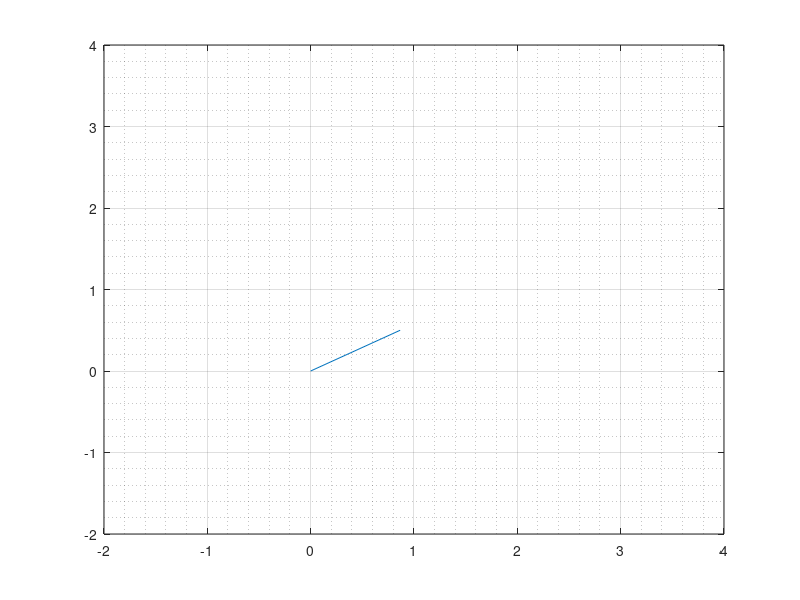

Write the MATLAB code that produced this figure. (Note: this script raises an error after producing the figure.)
% Coordinate Transformations


clear variables


% Define a set of unit axes
i0 = [1, 0];                    % unit vector along the x axis
j0 = [0, 1];                    % unit vector along the y axis

% Define the function that determines the x and y components of a vector
% due to some angle T with respect to j0 and some vector length L
v = @(L,T) L.*[sind(T), cosd(T)];


%% Test with some vectors

% Define an angle with respect to j0 y axis
T1 = 60;

% Define a vector length
L1 = 1;

% compute the x and y components with respect to the original axes
v1 = v(L1,T1);


% Make a plot of the first vector
figure; plot([0,v1(1)],[0,v1(2)]); grid on; grid minor
xlim([-2,4])
ylim([-2,4])
xline(0,'LineWidth',0.5,'Color','black')
yline(0,'LineWidth',0.5,'Color','black')

%% Compute v_sum using matrix transformations



% Create a new ste of unit vectors so that the new j vector points along v
% The new unit vectors relate to the old unit vectors in the following way
M_cc = @(T) [cosd(T), -sind(T);...
            sind(T), cosd(T)];

M_c = @(T) [cosd(T),  sind(T);...
            -sind(T), cosd(T)];



%% Define the new coordinate system

j1 = M_c(T1)*j0';
i1 = M_c(T1)*i0';


hold on
plot([0, j1(1)], [0, j1(2)],':')
plot([0, i1(1)], [0, i1(2)],':')

%% Compute the second vector using the new coordinate transformations

% Make sure all angles are defined to be clockwise from the y axis
angle_offset_shift = 0;

% Define an angle with respect to the new j1 axis
T2 = 45 + angle_offset_shift;

% Define a vector length
L2= 1;

% compute the x and y components with respect to the new coordinate system
v2 = v(L2,T2);
v2_newCoordinates = M_c(T1)*v(L2,T2)';



% plot the next vector
hold on;
plot([0,v2_newCoordinates(1)],[0, v2_newCoordinates(2)])


% Add the vectors together and plot them

% compute the sum of the two vectors
v_sum = v1 + v2_newCoordinates';

% plot the next vector
hold on;
plot([v1(1),v_sum(1)],[v1(2), v_sum(2)])


%% Try a third vector! Do I need two matrices?


% Make sure all angles are defined to be clockwise from the y axis
angle_offset_shift = 0;

% Define an angle with respect to the new j1 axis
T3 = 45 + angle_offset_shift;

% Define a vector length
L3 = 1;

% compute the x and y components with respect to the new coordinate system
v3 = v(L3,T3);
v3_newCoordinates = M_c(T1)*M_c(T2)*v(L3,T3)';



% plot the next vector
hold on;
plot([0,v3_newCoordinates(1)],[0, v3_newCoordinates(2)])


% Add the vectors together and plot them

% compute the sum of the two vectors
v_sum = [v_sum; v_sum + v3_newCoordinates'];

% plot the next vector
hold on;
plot([v_sum(1,1),v_sum(2,1)],[v_sum(1,2), v_sum(2,2)])



%% Let's try a simulation

% Define a random variable that gives the length of each vector
tau = @(x) -log(1 - x);

% Define a random variable that gives mu=cos(theta) at the end of each
% vector
mu = @(g, x) 1/(2*g) * (1 + g^2 - ((1 - g^2)./(1 - g + 2*g*x)).^2);


% Define the number of vectors you want to plot
N_vectors = 2;

% Plot them!

V_positions = zeros(N_vectors, 2);
tau_draw = zeros(1, N_vectors);
mu_draw = zeros(1, N_vectors);





figure;
xline(0,'LineWidth',0.5,'Color','black')
yline(0,'LineWidth',0.5,'Color','black')


for nn = 1:N_vectors

    %tau_draw(nn) = tau(rand(1));
    tau_draw(nn) = 1;
    %mu_draw(nn) = mu(0.001, rand(1));


    if nn==1

        V_positions(nn,:) = tau_draw(nn).*[sqrt(1 - mu_draw(nn)^2), mu_draw(nn)];

        plot([0, V_positions(nn,1)], [0, V_positions(nn,2)])
        hold on

    else


        V_positions(nn,:) = V_positions(nn-1,:) + tau_draw(nn).*[sqrt(1 - mu_draw(nn)^2), mu_draw(nn)];

        plot([V_positions(nn-1,1), V_positions(nn,1)], [V_positions(nn-1,2), V_positions(nn,2)])
        hold on

    end


end

grid on; grid minor


%% Let's try a simulation using i and j coordniate transformation

clear variables


% Define the function that determines the x and y components of a vector
% due to some angle T with respect to j0 and some vector length L

%v = @(L,Mu) L.*[sqrt(1 - Mu^2), Mu];
v = @(L,Mu) L.*[rand_plusORminus_one(1,1)*sqrt(1 - Mu^2), Mu];



% clockwise rotation
M_c = @(Mu) [Mu, sqrt(1 - Mu^2);...
             -sqrt(1 - Mu^2), Mu];

% counter-clockwise rotation
M_cc = @(Mu) [Mu, -sqrt(1 - Mu^2);...
             sqrt(1 - Mu^2), Mu];


% Define a random variable that gives the length of each vector
tau = @(x) -log(1 - x);

% Define a random variable that gives mu=cos(theta) at the end of each
% vector
mu = @(g, x) 1/(2*g) * (1 + g^2 - ((1 - g^2)./(1 - g + 2*g*x)).^2);


% Define the number of vectors you want to plot
N_vectors = 100;

% Plot them!

M_transformation = eye(2);
position_in_new_coordinates = zeros(N_vectors, 2);
V_positions = zeros(N_vectors, 2);
tau_draw = zeros(1, N_vectors);
mu_draw = zeros(1, N_vectors);
%mu_draw = cos([pi/2, pi/2, pi/2, pi/2]);


figure;


for nn = 1:N_vectors

    %tau_draw(nn) = tau(rand(1));
    tau_draw(nn) = 1;
    mu_draw(nn) = mu(0.85, rand(1));

    % Compute the position in the new coordinate system with respect to the
    % previous vector
    position_in_new_coordinates(nn,:) = v(tau_draw(nn), mu_draw(nn));

    if nn == 1

        % compute the x and y components with respect to the new coordinate system
        V_positions(nn,:) = position_in_new_coordinates(nn,:);
        


        % Plot 
        plot([0, V_positions(nn,1)], [0, V_positions(nn,2)])
        hold on
        drawnow
        pause(0.5)

    else
        
       

%         if nn ==2 || nn==4
%             position_in_new_coordinates(nn,1) = -1*position_in_new_coordinates(nn,1);
%         end



        if position_in_new_coordinates(nn-1,1)<0
            % If x is less than 0, we perform a counter-clockwise transformation
            M_transformation = M_transformation * M_cc(mu_draw(nn-1));
        else
            % If x is greater than 0, we perform a clockwise transformation 
            M_transformation = M_transformation * M_c(mu_draw(nn-1));
        end


        V_positions(nn,:) = V_positions(nn-1,:) + (M_transformation * position_in_new_coordinates(nn,:)')';
        


        % plot
        plot([V_positions(nn-1,1), V_positions(nn,1)], [V_positions(nn-1,2), V_positions(nn,2)])
        hold on
        drawnow
        pause(0.5)


    end



end
xline(0,'LineWidth',0.5,'Color','black')
yline(0,'LineWidth',0.5,'Color','black')
% ylim([-3,3])
% xlim([-3,3])
grid on; grid minor



